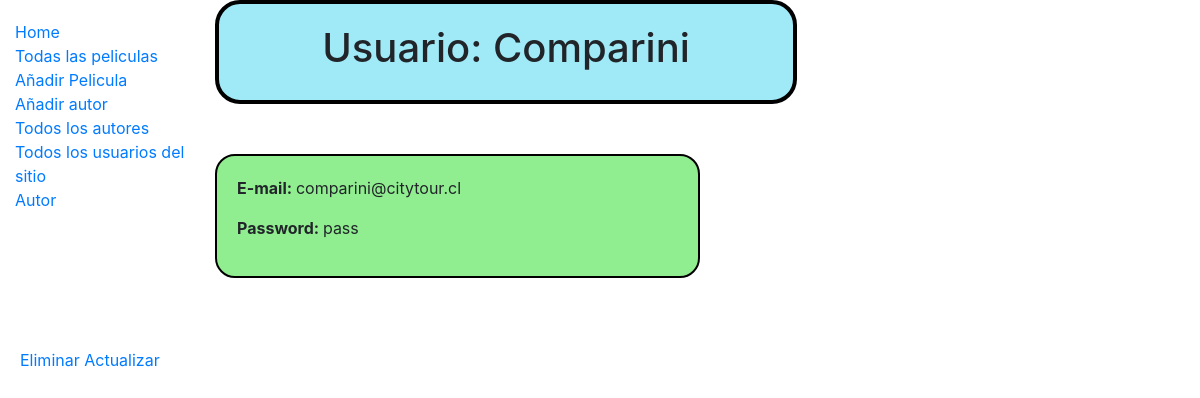
The page /catalog/usuario/12/ on the database as committed earlier.
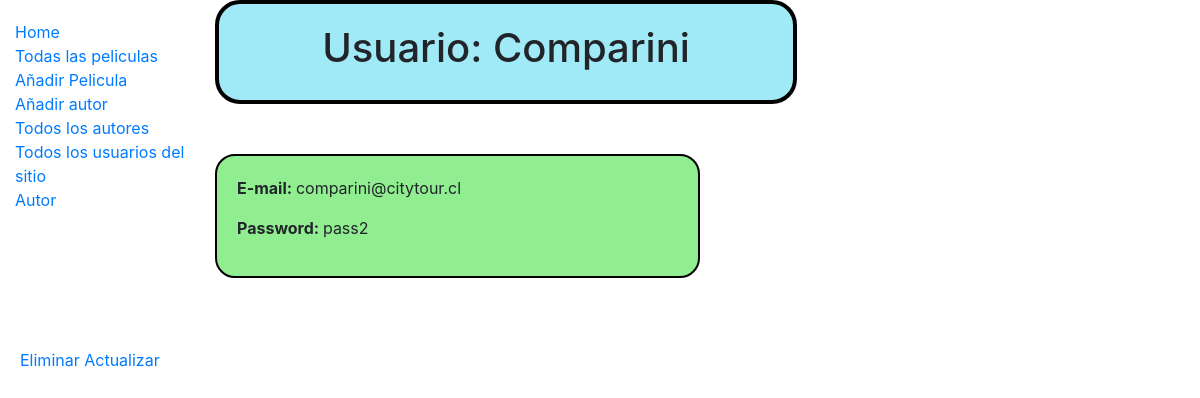
The same page on the database as committed later.
### catalog/models.py (models this page shows, shortened)
class usuario(models.Model):
	nombre=models.CharField(max_length=100)
	password = models.CharField(max_length=100)
	email = models.EmailField(max_length=50)
	class Meta:
		ordering = ['nombre']

### catalog/views.py (the view)
# urls.py: path('usuario/<int:pk>/',views.usuarioDetailView.as_view(), name='usuario-detail'),
class usuarioDetailView(generic.DetailView):
    model = usuario

### catalog/templates/catalog/usuario_detail.html
{% extends "base_generic.html" %}
{% block content %}
<div class="title">
<h1>Usuario: {{ usuario.nombre }} </h1>
</div>
<div class="contentBox">
    <p><strong>E-mail: </strong> {{ usuario.email }}</p>
    <p><strong>Password: </strong>{{usuario.password}}</p>
</div>
</div>
<div style="margin-left:20px;margin-top:20px">
<a style="padding=30px" href="delete/">Eliminar</a>
<a href="update/">Actualizar</a>
</div>
{% endblock %}

Rows that differ between the two databases and show on the page:
changed usuario "Comparini": password "pass" → "pass2"
